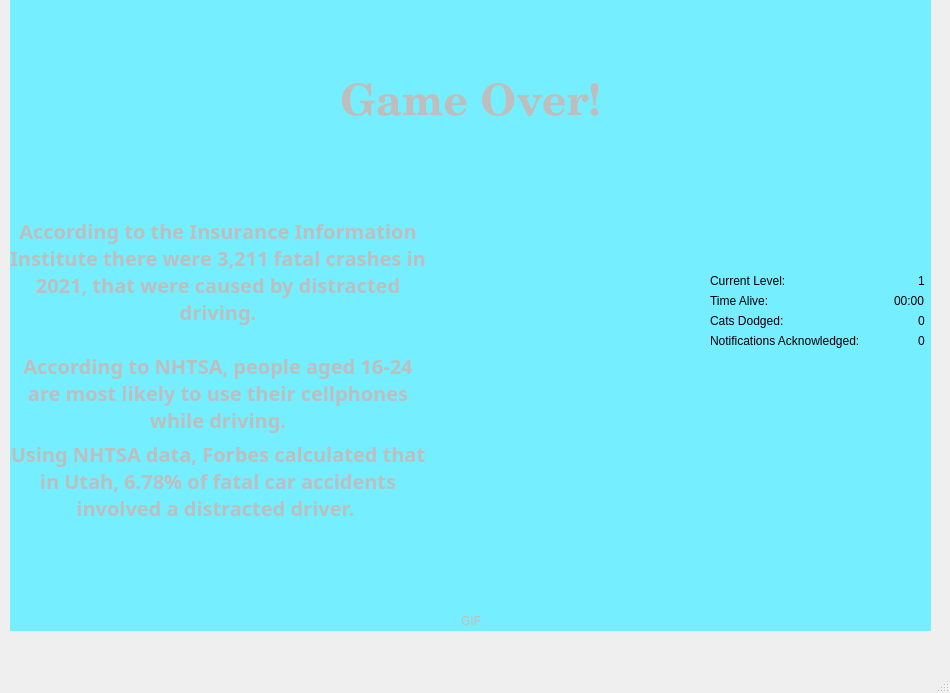
<?xml version="1.0" encoding="UTF-8"?>
<ui version="4.0">
 <class>MainWindow</class>
 <widget class="QMainWindow" name="MainWindow">
  <property name="geometry">
   <rect>
    <x>0</x>
    <y>0</y>
    <width>950</width>
    <height>693</height>
   </rect>
  </property>
  <property name="maximumSize">
   <size>
    <width>950</width>
    <height>693</height>
   </size>
  </property>
  <property name="windowTitle">
   <string>Cat and Distracted Mouse</string>
  </property>
  <widget class="QWidget" name="centralwidget">
   <widget class="QWidget" name="startUpScreen" native="true">
    <property name="enabled">
     <bool>false</bool>
    </property>
    <property name="geometry">
     <rect>
      <x>10</x>
      <y>0</y>
      <width>920</width>
      <height>629</height>
     </rect>
    </property>
    <widget class="QWidget" name="verticalLayoutWidget">
     <property name="geometry">
      <rect>
       <x>0</x>
       <y>0</y>
       <width>921</width>
       <height>621</height>
      </rect>
     </property>
     <layout class="QVBoxLayout" name="startupVecticalLayout">
      <item>
       <widget class="QLabel" name="gameTitle">
        <property name="font">
         <font>
          <family>Purisa</family>
          <pointsize>24</pointsize>
          <bold>true</bold>
         </font>
        </property>
        <property name="text">
         <string>Cat and Distracted Mouse</string>
        </property>
        <property name="alignment">
         <set>Qt::AlignCenter</set>
        </property>
       </widget>
      </item>
      <item>
       <widget class="QLabel" name="gameDescription">
        <property name="font">
         <font>
          <family>Droid Sans Fallback</family>
          <pointsize>14</pointsize>
         </font>
        </property>
        <property name="text">
         <string>The purpose of this game is to inform people about the dangers of distracted driving. You play as a field mouse who must dodge all of the vicious cats trying to eat you. Your rat-phone will try to distract you; stay focused, your life depends on it!</string>
        </property>
        <property name="alignment">
         <set>Qt::AlignCenter</set>
        </property>
        <property name="wordWrap">
         <bool>true</bool>
        </property>
       </widget>
      </item>
      <item>
       <widget class="QLabel" name="gameplayInstructions">
        <property name="font">
         <font>
          <family>Droid Sans Fallback</family>
          <pointsize>13</pointsize>
         </font>
        </property>
        <property name="text">
         <string>&lt;html&gt;&lt;head/&gt;&lt;body&gt;&lt;p&gt;Dodge the incoming cats by pressing the left or right arrow key. If you get hit by a cat, it is game over!&lt;/p&gt;&lt;/body&gt;&lt;/html&gt;</string>
        </property>
        <property name="alignment">
         <set>Qt::AlignCenter</set>
        </property>
       </widget>
      </item>
      <item>
       <spacer name="startupUpperSpacer">
        <property name="orientation">
         <enum>Qt::Vertical</enum>
        </property>
        <property name="sizeHint" stdset="0">
         <size>
          <width>20</width>
          <height>40</height>
         </size>
        </property>
       </spacer>
      </item>
      <item>
       <layout class="QHBoxLayout" name="startupHorizontalLayout">
        <item alignment="Qt::AlignHCenter|Qt::AlignVCenter">
         <widget class="QPushButton" name="startButton">
          <property name="minimumSize">
           <size>
            <width>150</width>
            <height>100</height>
           </size>
          </property>
          <property name="text">
           <string>Start!</string>
          </property>
         </widget>
        </item>
       </layout>
      </item>
      <item>
       <spacer name="startupLowerSpacer">
        <property name="orientation">
         <enum>Qt::Vertical</enum>
        </property>
        <property name="sizeHint" stdset="0">
         <size>
          <width>20</width>
          <height>40</height>
         </size>
        </property>
       </spacer>
      </item>
      <item>
       <widget class="QLabel" name="authors">
        <property name="text">
         <string>Created by: August O'Rourke, Luke Hamling, Ryan Dalrymple, and Vincentio Dane</string>
        </property>
        <property name="alignment">
         <set>Qt::AlignCenter</set>
        </property>
       </widget>
      </item>
     </layout>
    </widget>
   </widget>
   <widget class="QWidget" name="mainScreen" native="true">
    <property name="enabled">
     <bool>true</bool>
    </property>
    <property name="geometry">
     <rect>
      <x>10</x>
      <y>0</y>
      <width>920</width>
      <height>629</height>
     </rect>
    </property>
    <widget class="World" name="gameplayArea" native="true">
     <property name="geometry">
      <rect>
       <x>0</x>
       <y>20</y>
       <width>691</width>
       <height>601</height>
      </rect>
     </property>
     <property name="styleSheet">
      <string notr="true">border:rgb(0, 0, 0)</string>
     </property>
    </widget>
    <widget class="QWidget" name="verticalLayoutWidget_2">
     <property name="geometry">
      <rect>
       <x>700</x>
       <y>0</y>
       <width>215</width>
       <height>621</height>
      </rect>
     </property>
     <layout class="QVBoxLayout" name="statsLayout">
      <item>
       <spacer name="topStatSpacer_MainScreen">
        <property name="orientation">
         <enum>Qt::Vertical</enum>
        </property>
        <property name="sizeHint" stdset="0">
         <size>
          <width>20</width>
          <height>40</height>
         </size>
        </property>
       </spacer>
      </item>
      <item>
       <layout class="QHBoxLayout" name="levelLayout">
        <item alignment="Qt::AlignLeft">
         <widget class="QLabel" name="levelLabel">
          <property name="text">
           <string>Current Level:</string>
          </property>
         </widget>
        </item>
        <item alignment="Qt::AlignRight">
         <widget class="QLabel" name="levelValue">
          <property name="text">
           <string>1</string>
          </property>
         </widget>
        </item>
       </layout>
      </item>
      <item>
       <layout class="QHBoxLayout" name="timeAliveLayout">
        <item alignment="Qt::AlignLeft">
         <widget class="QLabel" name="timeAliveLabel">
          <property name="text">
           <string>Time Alive:</string>
          </property>
         </widget>
        </item>
        <item alignment="Qt::AlignRight">
         <widget class="QLabel" name="timeAliveValue">
          <property name="text">
           <string>00:00</string>
          </property>
         </widget>
        </item>
       </layout>
      </item>
      <item>
       <layout class="QHBoxLayout" name="catsDodgedLayout">
        <item>
         <widget class="QLabel" name="catsDodgedLabel">
          <property name="text">
           <string>Cats Dodged:</string>
          </property>
         </widget>
        </item>
        <item alignment="Qt::AlignRight">
         <widget class="QLabel" name="catsDodgedValue">
          <property name="text">
           <string>0</string>
          </property>
         </widget>
        </item>
       </layout>
      </item>
      <item>
       <layout class="QHBoxLayout" name="notificationsLayout">
        <item>
         <widget class="QLabel" name="notificationsAcknowledgedLabel">
          <property name="text">
           <string>Notifications Acknowledged:</string>
          </property>
         </widget>
        </item>
        <item alignment="Qt::AlignRight">
         <widget class="QLabel" name="notificationsAcknowledgedValue">
          <property name="text">
           <string>0</string>
          </property>
         </widget>
        </item>
       </layout>
      </item>
      <item>
       <spacer name="bottomStatSpacer_MainScreen">
        <property name="orientation">
         <enum>Qt::Vertical</enum>
        </property>
        <property name="sizeHint" stdset="0">
         <size>
          <width>20</width>
          <height>40</height>
         </size>
        </property>
       </spacer>
      </item>
     </layout>
    </widget>
   </widget>
   <widget class="QWidget" name="gameOverScreen" native="true">
    <property name="enabled">
     <bool>false</bool>
    </property>
    <property name="geometry">
     <rect>
      <x>10</x>
      <y>0</y>
      <width>921</width>
      <height>631</height>
     </rect>
    </property>
    <property name="styleSheet">
     <string notr="true">background:rgb(117, 238, 255)</string>
    </property>
    <widget class="QWidget" name="verticalLayoutWidget_3">
     <property name="geometry">
      <rect>
       <x>0</x>
       <y>0</y>
       <width>921</width>
       <height>631</height>
      </rect>
     </property>
     <layout class="QVBoxLayout" name="gameOverVerticalLayout">
      <item>
       <spacer name="upperGameOverSpacer">
        <property name="orientation">
         <enum>Qt::Vertical</enum>
        </property>
        <property name="sizeHint" stdset="0">
         <size>
          <width>20</width>
          <height>40</height>
         </size>
        </property>
       </spacer>
      </item>
      <item>
       <widget class="QLabel" name="gameOver">
        <property name="enabled">
         <bool>false</bool>
        </property>
        <property name="font">
         <font>
          <family>C059</family>
          <pointsize>32</pointsize>
          <italic>false</italic>
          <bold>true</bold>
         </font>
        </property>
        <property name="text">
         <string>Game Over!</string>
        </property>
        <property name="alignment">
         <set>Qt::AlignCenter</set>
        </property>
       </widget>
      </item>
      <item>
       <spacer name="underGameOverSpacer">
        <property name="orientation">
         <enum>Qt::Vertical</enum>
        </property>
        <property name="sizeHint" stdset="0">
         <size>
          <width>20</width>
          <height>40</height>
         </size>
        </property>
       </spacer>
      </item>
      <item>
       <layout class="QHBoxLayout" name="horizontalLayout_3">
        <item>
         <layout class="QVBoxLayout" name="distractedDrivingStatLayout">
          <item>
           <widget class="QLabel" name="drivingStats1">
            <property name="sizePolicy">
             <sizepolicy hsizetype="Maximum" vsizetype="Maximum">
              <horstretch>0</horstretch>
              <verstretch>0</verstretch>
             </sizepolicy>
            </property>
            <property name="font">
             <font>
              <family>NATS</family>
              <pointsize>15</pointsize>
              <bold>true</bold>
             </font>
            </property>
            <property name="text">
             <string>&lt;html&gt;&lt;head/&gt;&lt;body&gt;&lt;p&gt;According to the Insurance Information Institute there were 3,211 fatal crashes in 2021, that were caused by distracted driving.&lt;br/&gt;&lt;br/&gt;According to NHTSA, people aged 16-24 are most likely to use their cellphones while driving.&lt;/p&gt;&lt;/body&gt;&lt;/html&gt;</string>
            </property>
            <property name="alignment">
             <set>Qt::AlignCenter</set>
            </property>
            <property name="wordWrap">
             <bool>true</bool>
            </property>
           </widget>
          </item>
          <item>
           <widget class="QLabel" name="drivingStats2">
            <property name="font">
             <font>
              <family>NATS</family>
              <pointsize>15</pointsize>
              <bold>true</bold>
             </font>
            </property>
            <property name="text">
             <string>&lt;html&gt;&lt;head/&gt;&lt;body&gt;&lt;p&gt;Using NHTSA data, Forbes calculated that in Utah, 6.78% of fatal car accidents involved a distracted driver. &lt;/p&gt;&lt;/body&gt;&lt;/html&gt;</string>
            </property>
            <property name="alignment">
             <set>Qt::AlignCenter</set>
            </property>
            <property name="wordWrap">
             <bool>true</bool>
            </property>
           </widget>
          </item>
         </layout>
        </item>
        <item>
         <spacer name="statsHorizontalSpacer">
          <property name="orientation">
           <enum>Qt::Horizontal</enum>
          </property>
          <property name="sizeHint" stdset="0">
           <size>
            <width>40</width>
            <height>20</height>
           </size>
          </property>
         </spacer>
        </item>
        <item>
         <widget class="QLabel" name="gameStats">
          <property name="sizePolicy">
           <sizepolicy hsizetype="Maximum" vsizetype="Maximum">
            <horstretch>0</horstretch>
            <verstretch>0</verstretch>
           </sizepolicy>
          </property>
          <property name="minimumSize">
           <size>
            <width>300</width>
            <height>100</height>
           </size>
          </property>
          <property name="font">
           <font>
            <family>NATS</family>
            <pointsize>15</pointsize>
            <bold>true</bold>
           </font>
          </property>
          <property name="text">
           <string/>
          </property>
          <property name="alignment">
           <set>Qt::AlignCenter</set>
          </property>
          <property name="wordWrap">
           <bool>false</bool>
          </property>
         </widget>
        </item>
       </layout>
      </item>
      <item>
       <spacer name="lowerGameOverSpacer">
        <property name="orientation">
         <enum>Qt::Vertical</enum>
        </property>
        <property name="sizeHint" stdset="0">
         <size>
          <width>20</width>
          <height>40</height>
         </size>
        </property>
       </spacer>
      </item>
      <item>
       <layout class="QHBoxLayout" name="gameOverStatsLayout">
        <property name="spacing">
         <number>6</number>
        </property>
        <property name="sizeConstraint">
         <enum>QLayout::SetDefaultConstraint</enum>
        </property>
        <item>
         <spacer name="gifLeftSpacer">
          <property name="orientation">
           <enum>Qt::Horizontal</enum>
          </property>
          <property name="sizeHint" stdset="0">
           <size>
            <width>40</width>
            <height>20</height>
           </size>
          </property>
         </spacer>
        </item>
        <item>
         <widget class="QLabel" name="gameOverGif">
          <property name="text">
           <string>GIF</string>
          </property>
          <property name="alignment">
           <set>Qt::AlignCenter</set>
          </property>
         </widget>
        </item>
        <item>
         <spacer name="gifRightSpacer">
          <property name="orientation">
           <enum>Qt::Horizontal</enum>
          </property>
          <property name="sizeHint" stdset="0">
           <size>
            <width>40</width>
            <height>20</height>
           </size>
          </property>
         </spacer>
        </item>
       </layout>
      </item>
     </layout>
    </widget>
   </widget>
   <zorder>startUpScreen</zorder>
   <zorder>gameOverScreen</zorder>
   <zorder>mainScreen</zorder>
  </widget>
  <widget class="QMenuBar" name="menubar">
   <property name="geometry">
    <rect>
     <x>0</x>
     <y>0</y>
     <width>950</width>
     <height>22</height>
    </rect>
   </property>
  </widget>
  <widget class="QStatusBar" name="statusbar"/>
 </widget>
 <customwidgets>
  <customwidget>
   <class>World</class>
   <extends>QWidget</extends>
   <header location="global">world.h</header>
   <container>1</container>
  </customwidget>
 </customwidgets>
 <resources/>
 <connections/>
</ui>
